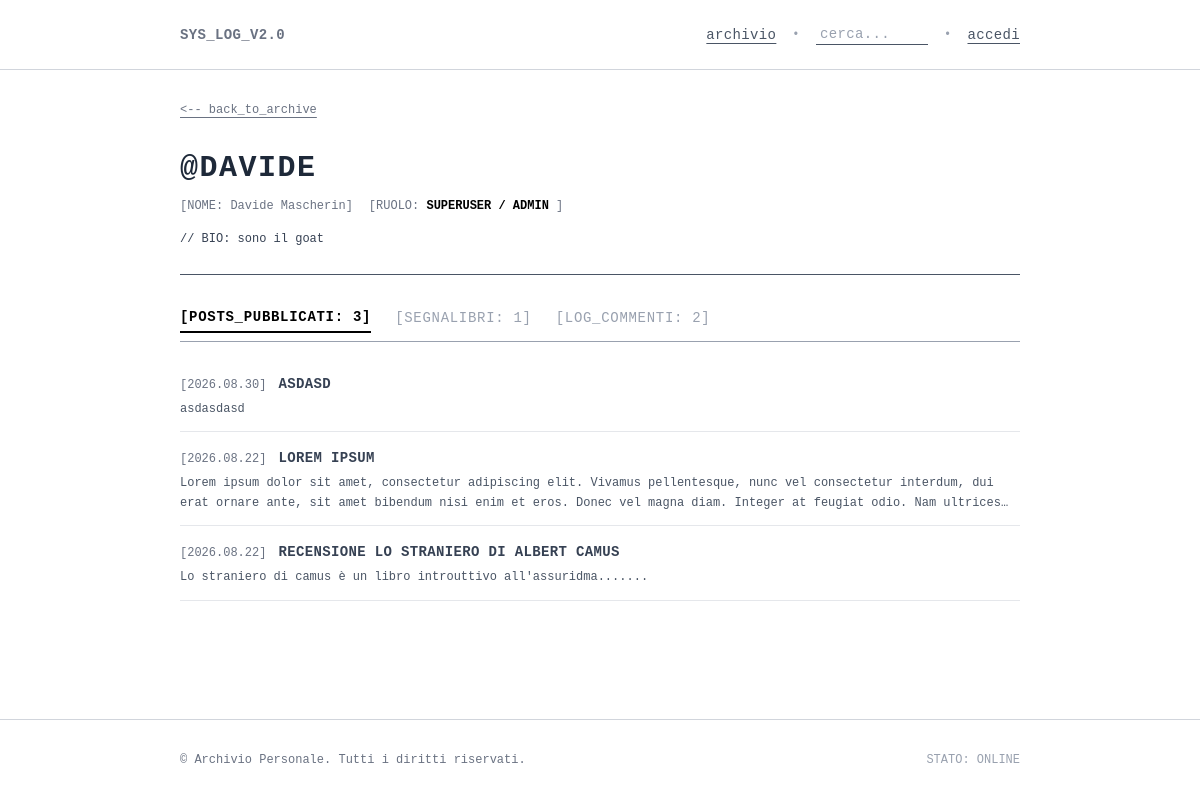
/profile/davide/, run on the app's committed database.
### blog_app/models.py (models this page shows, shortened)
class UserProfile(models.Model):
    user = models.OneToOneField(User, on_delete=models.CASCADE, related_name='profile')
    bio = models.TextField(blank=True, null=True)
    saved_posts = models.ManyToManyField('Post', related_name='saved_by', blank=True)

class Post(models.Model):
    author = models.ForeignKey(User, on_delete=models.CASCADE, related_name='posts')
    title = models.CharField(max_length=200)
    text = models.TextField()
    date = models.DateTimeField(auto_now_add=True)
    tags = models.ManyToManyField(Tag, related_name='posts', blank=True)
    likes = models.ManyToManyField(User, related_name='liked_posts', blank=True)
    class Meta:
        verbose_name_plural = 'posts'

### blog_app/views.py (the view)
# urls.py: path('profile/<str:username>/', views.user_profile, name='profile'),
def user_profile(request, username):
    profile_user = get_object_or_404(User, username=username)
    profile, _ = UserProfile.objects.get_or_create(user=profile_user)
    comments = Comment.objects.filter(author=profile_user).order_by('-date')
    posts = Post.objects.filter(author=profile_user).order_by('-date') if profile_user.is_superuser else []
    saved_posts = profile.saved_posts.all().order_by('-date')
    context = {
        'profile_user': profile_user,
        'profile': profile,
        'comments': comments,
        'posts': posts,
        'saved_posts': saved_posts,
    }
    return render(request, 'blog_app/profile.html', context)

### blog_app/templates/blog_app/profile.html (shortened to what this page needs)
{% extends 'blog_app/base.html' %}
{% block content %}
<div class="mb-6 sm:mb-8 font-mono text-xs">
  <a href="{% url 'blog_app:posts' %}" class="text-gray-500 hover:text-black underline underline-offset-4">
    &lt;-- back_to_archive
  </a>
</div>
<div class="w-full font-mono space-y-6 sm:space-y-8">
  <div class="border-b border-gray-600 pb-6">
    <div class="flex flex-col sm:flex-row justify-between items-start sm:items-baseline gap-2 sm:gap-4 mb-3">
      <h1 class="text-2xl sm:text-3xl font-mono font-bold uppercase tracking-wider text-gray-800 break-words">
        @{{ profile_user.username }}
      </h1>
    </div>
    <div class="flex flex-col sm:flex-row sm:items-center gap-1.5 sm:gap-4 text-xs text-gray-500 mb-4">
      <span>[NOME: {{ profile_user.get_full_name|default:"n/d" }}]</span>
      <span>[RUOLO:
        {% if profile_user.is_superuser %}
          <strong class="text-black uppercase">superuser / admin</strong>
        {% else %}
          utente_standard
        {% endif %}
      ]</span>
    </div>
    {% if profile.bio %}
      <div class="text-xs text-gray-700 leading-relaxed break-words">
        // BIO: {{ profile.bio }}
      </div>
    {% else %}
      <div class="text-xs text-gray-400 italic">
        // nessuna biografia inserita.
      </div>
    {% endif %}
  </div>
  <div class="overflow-x-auto border-b border-gray-400 pb-2">
    <div class="flex items-center gap-4 sm:gap-6 text-xs sm:text-sm font-mono uppercase tracking-wider whitespace-nowrap min-w-max">
      {% if profile_user.is_superuser %}
        <button
          type="button"
          onclick="switchTab('posts')"
          id="tab-btn-posts"
          class="tab-btn text-black font-bold border-b-2 border-black pb-1 cursor-pointer transition-colors"
        >
          [POSTS_PUBBLICATI: {{ posts|length }}]
        </button>
      {% endif %}
      <button
        type="button"
        onclick="switchTab('saves')"
        id="tab-btn-saves"
        class="tab-btn {% if not profile_user.is_superuser %}text-black font-bold border-b-2 border-black{% else %}text-gray-400 hover:text-black{% endif %} pb-1 cursor-pointer transition-colors"
      >
        [SEGNALIBRI: {{ saved_posts|length }}]
      </button>
      <button
        type="button"
        onclick="switchTab('comments')"
        id="tab-btn-comments"
        class="tab-btn text-gray-400 hover:text-black pb-1 cursor-pointer transition-colors"
      >
        [LOG_COMMENTI: {{ comments|length }}]
      </button>
    </div>
  </div>
  {% if profile_user.is_superuser %}
    <section id="tab-panel-posts" class="tab-panel space-y-4">
      <div class="space-y-4 text-xs">
        {% for post in posts %}
          <div class="border-b border-gray-200 pb-3">
            <div class="flex flex-wrap items-baseline gap-2 sm:gap-3">
              <span class="text-gray-500 font-mono text-xs shrink-0">[{{ post.date|date:"Y.m.d" }}]</span>
              <a href="{% url 'blog_app:post' post.id %}" class="font-mono font-bold text-gray-700 hover:text-black hover:underline uppercase tracking-wide text-xs sm:text-sm break-words">
                {{ post.title }}
              </a>
            </div>
            <p class="text-gray-600 font-mono text-xs mt-1.5 line-clamp-2 leading-relaxed break-words">
              {{ post.text|striptags }}
            </p>
          </div>
        {% empty %}
          <p class="text-xs text-gray-400 italic">// nessun post pubblicato.</p>
        {% endfor %}
      </div>
    </section>
  {% endif %}
</div>
{% endblock content %}

### data on the page
UserProfile: bio "sono il goat"
Post: date "2026.08.30", title "ASDASD", text "asdasdasd"
Post: date "2026.08.22", title "LOREM IPSUM", text "Lorem ipsum dolor sit amet, consectetur adipiscing elit. Vivamus pellentesque, nunc vel consectetur interdum, dui erat ornare ante, sit amet bibendum nisi enim et eros. Donec vel magna diam. Integer at feugiat odio. Nam…"
Post: date "2026.08.22", title "RECENSIONE LO STRANIERO DI ALBERT CAMUS", text "Lo straniero di camus è un libro introuttivo all'assuridma......."

### other printed values
{{ profile_user.username }} "DAVIDE"
{{ profile_user.get_full_name|default:"n/d" }} "Davide Mascherin"
{{ posts|length }} "3"
{{ saved_posts|length }} "1"
{{ comments|length }} "2"
